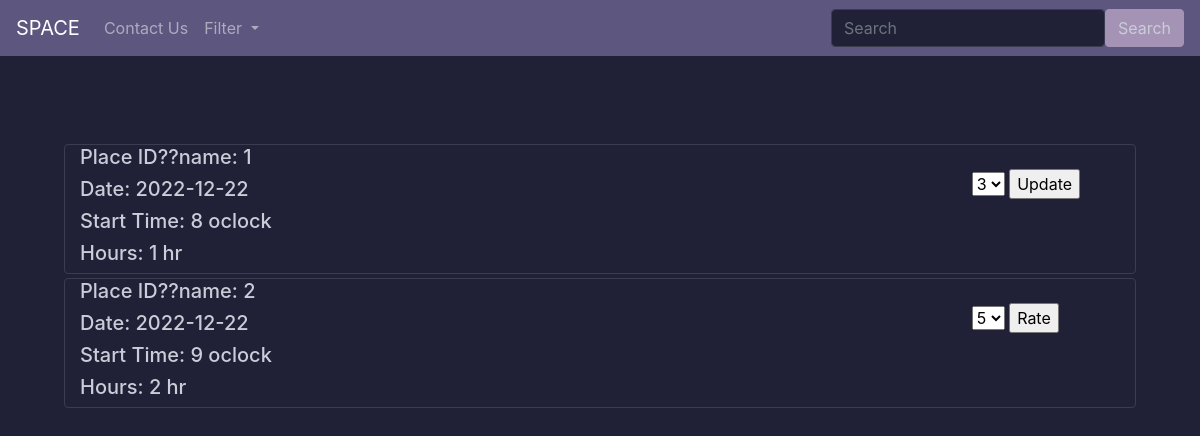
Screenshot of /history.php (signed in) with the database file from the repository.
### tables this page shows
CREATE TABLE `reservation` (
  `rid` int(11) NOT NULL,
  `uid` int(11) NOT NULL,
  `pid` int(11) NOT NULL,
  `date` date NOT NULL,
  `time` enum('8','9','10','11','12','13','14','15','16','17','18','19','20','21','22','23') NOT NULL,
  `hours` enum('1','2','3','') NOT NULL,
  `rating` tinyint(4) DEFAULT NULL
);

### history.php (the view, shortened to what this page needs)
<?php require 'html/document_before.php'; ?>
<body>
  <div class="container mt-5">
    <?php
    require 'connection.php';
    try {
      $stmt = $db->prepare("SELECT * FROM reservation WHERE uid = ? ORDER BY date DESC");
      $stmt->bindValue(1, $_SESSION['userId']);
      $stmt->execute();
      $r = $stmt->fetchAll(PDO::FETCH_ASSOC);
    } catch (PDOException $ex) {
      $db->rollBack();
    }
    foreach ($r as $rev) {
      extract($rev);
    ?>
      <div class="row border rounded m-1">
        <div class="col-10">
          <h5>Place ID??name:
            <?php echo $pid ?>
          </h5>
          <h5>Date:
            <?php echo $date ?>
          </h5>
          <h5>Start Time:
            <?php echo $time ?>
            oclock
          </h5>
          <h5>Hours:
            <?php echo $hours ?>
            hr
          </h5>
        </div>
        <div class="col-2">
          <form action="rate.php" method="post" class="mt-4">
            <select class="form-select" name="rating">
              <?php
              for ($i = 5; $i >= 1; $i--) {
                $s = $i == $rating ? "selected" : "";
                echo "<option value='$i' $s>$i</option>";
              }
              ?>
            </select>
            <input type="submit" value="<?php echo ($rating == null ? "Rate" : "Update"); ?>">
          </form>
        </div>
      </div>
    <?php } ?>
  </div>
</body>
<?php require 'html/document_after.php'; ?>

### overrides.css (style rules this page uses)
:root { --black: #202037; --gray-900: #2E2E43; --gray-800: #3B3C50; --gray-700: #494A5C; --gray-600: #565869; --gray-500: #646675; --gray-400: #727381; --gray-300: #7F818E; --gray-200: #8D8F9A; --gray-100: #9A9DA7; --white: #c9cdd8; --purple--custom: #5D567F; --pink--custom: #A593B6; --pink--custom-100: #857396; --teal--custom: #7AB8C2; --teal--custom-100: #5A98A2; }
body { color: var(--white); background-color: var(--black); }
.border { border-color: var(--gray-800) !important; }

### rows the page displays
reservation: pid "1", date "2022-12-22", time "8", hours "1", rating "Update"
reservation: pid "2", date "2022-12-22", time "9", hours "2"

### other values shown
form field rating "3"
form field rating "5"
